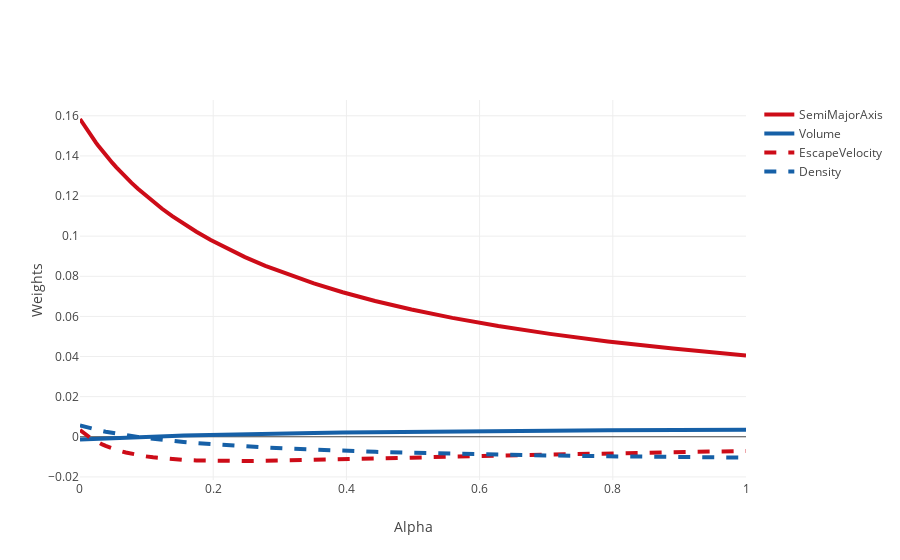

Source (notebook cell):
### Code cell
trace0 = Scatter(
    x = alphas,
    y = Ridge_df['SemiMajorAxis'],
    name = 'SemiMajorAxis',
    line = dict(
        color = ('rgb(205, 12, 24)'),
        width = 4)
    )
trace1 = Scatter(
    x = alphas,
    y = Ridge_df['Volume'],
    name = 'Volume',
    line = dict(
        color = ('rgb(22, 96, 167)'),
        width = 4)
)
trace2 = Scatter(
    x = alphas,
    y = Ridge_df['EscapeVelocity'],
    name = 'EscapeVelocity',
    line = dict(
        color = ('rgb(205, 12, 24)'),
        width = 4,
        dash = 'dash') # dash options include 'dash', 'dot', and 'dashdot'
)
trace3 = Scatter(
    x = alphas,
    y = Ridge_df['Density'],
    name = 'Density',
    line = dict(
        color = ('rgb(22, 96, 167)'),
        width = 4,
        dash = 'dash')
)


data = [trace0, trace1, trace2, trace3]

layout = dict(xaxis = dict(title = 'Alpha'),
              yaxis = dict(title = 'Weights'),
              )

fig = dict(data = data, layout = layout)
plot.iplot(fig, filename='RidgeRegression.html')
